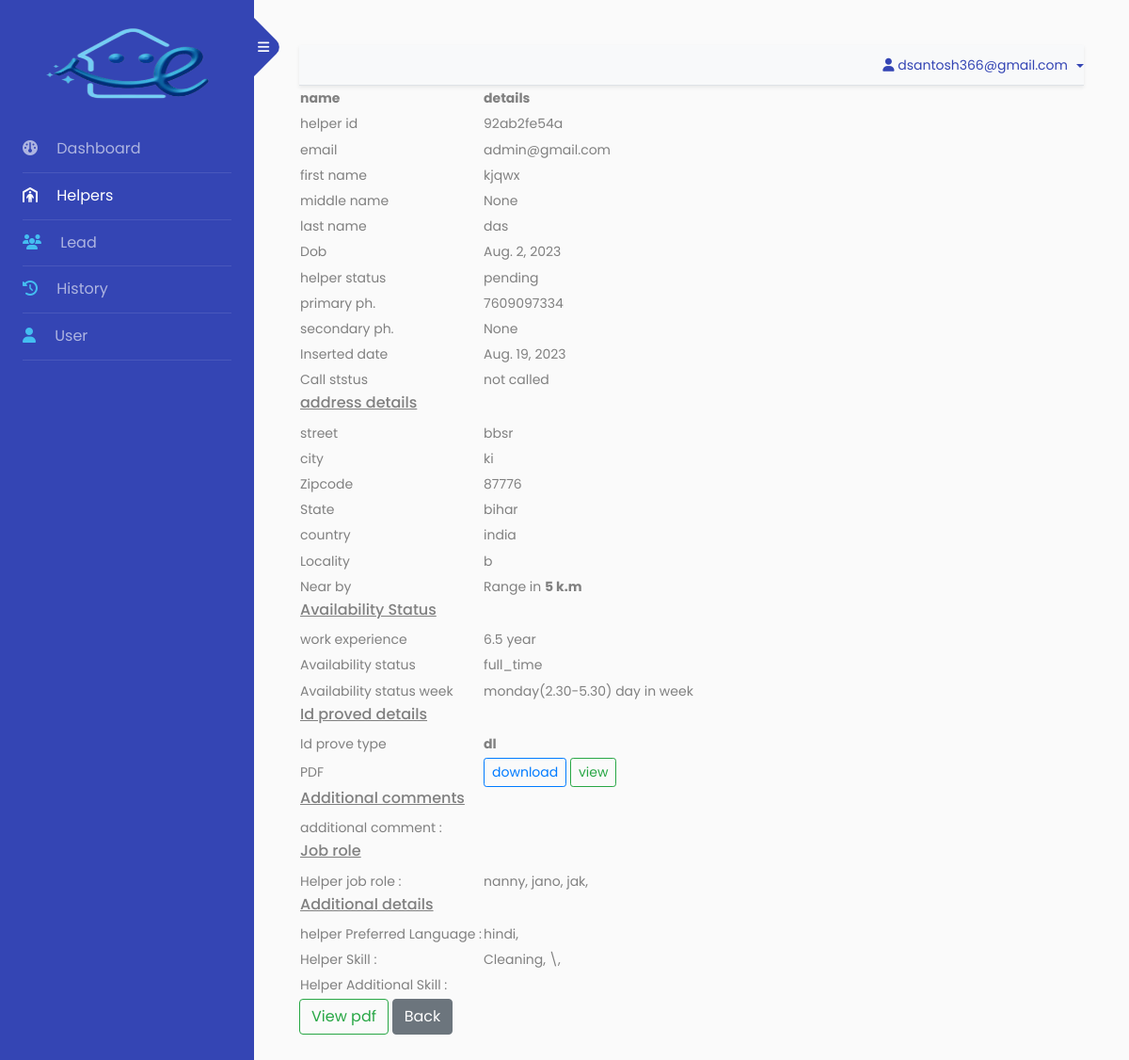
/helper_view/65 (signed in), run on an earlier commit of the app's database.
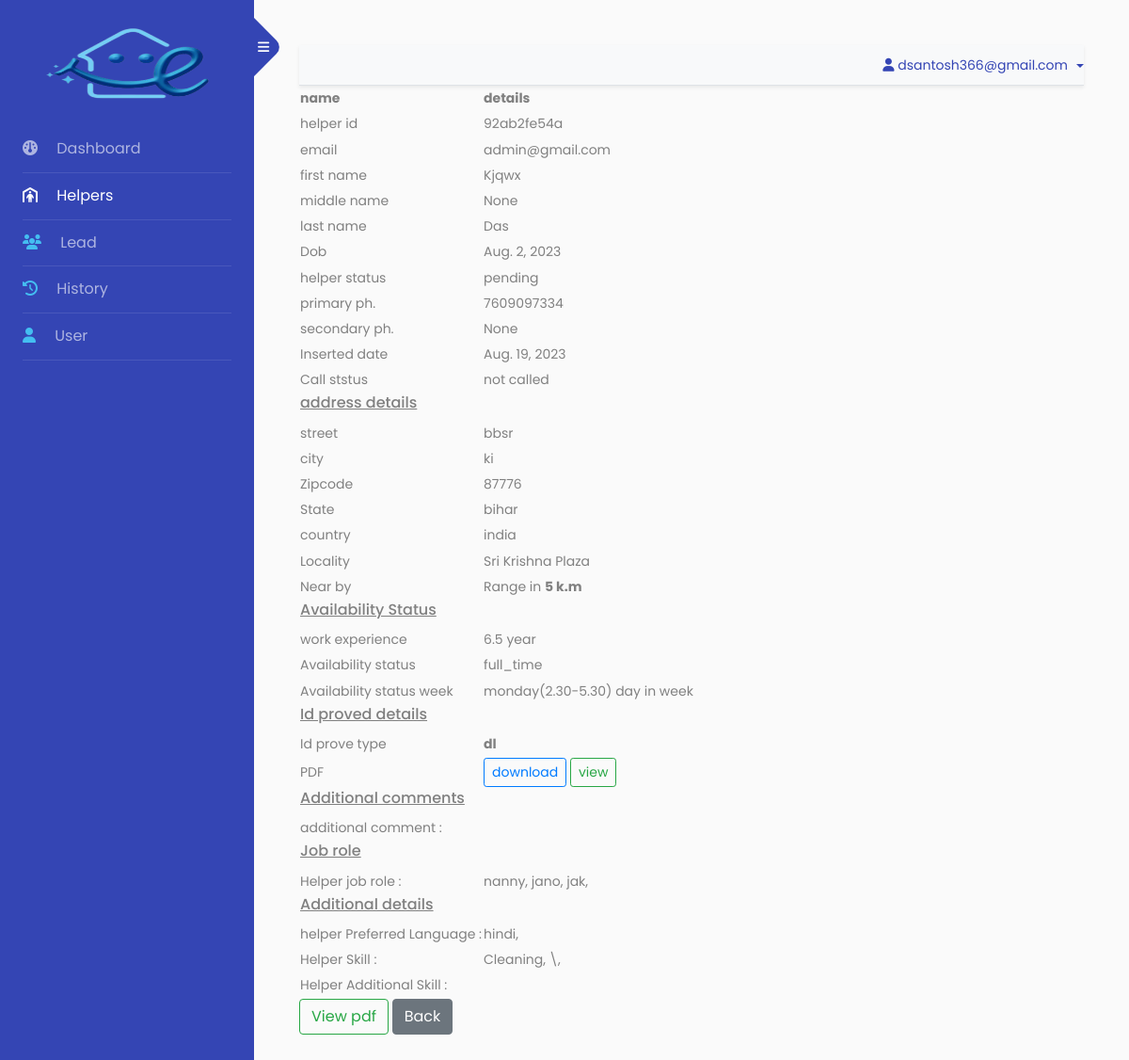
And on a later commit of the database.
### app/models.py (models this page shows, shortened)
class HelperModel(models.Model):
    helper_id = models.CharField(max_length=20,null=True,blank=True,unique=True)
    helper_status = models.CharField(max_length=50,choices=CONTACT_STATUS,default='pending')
    first_name = models.CharField(max_length=100,null=False,blank=False)
    middle_name = models.CharField(max_length=100,null=True,blank=True)
    last_name = models.CharField(max_length=100,null=False,blank=False)
    primary_phone = models.IntegerField(null=False,blank=False)
    secondary_phone = models.IntegerField(null=True,blank=True)
    email_id = models.CharField(max_length=100,null=True,blank=True,default='Name@ezyhelpers.com')
    dob = models.DateField()
    street = models.CharField(max_length=100,null=False,blank=False)
    city = models.CharField(max_length=100,null=False,blank=False)
    zipcode = models.IntegerField(null=False,blank=False)
    state = models.CharField(max_length=100,choices=STATE,null=False,blank=False)
    country = models.CharField(max_length=100,choices=COUNTRY,null=False,blank=False)
    additional_comment = models.TextField(blank=True,null=True)
    work_experience = models.CharField(max_length=30,choices=EXPERIENCE)
    availability_status_week = models.CharField(max_length=400)
    availability_status = models.CharField(max_length=60,choices=AVAILABILITY_STATUS)
    locality = models.CharField(max_length=30,choices=LOCALITY)
    near_by = models.BooleanField(default=False)
    admin_user = models.ForeignKey(User,on_delete=models.CASCADE,null=True,blank=True)
    create_date = models.DateField(auto_now_add=True)
    update_date = models.DateField(null=True,blank=True)
    id_pdf = models.FileField(upload_to='pdfs/', validators=[validate_pdf],null=True,blank=True)
    id_type = models.CharField(max_length=100,blank=True,null=True,choices=ID_TYPE)
    call_status = models.CharField(max_length=100,choices=CALL_STATUS,default=None,null=True)
    phone_valid = models.BooleanField(default=False)

class HelperJobRoleModel(models.Model):
    helper = models.ForeignKey(HelperModel,on_delete=models.CASCADE)
    job = models.CharField(max_length=100)

class HelperPreferredLanguageModel(models.Model):
    helper = models.ForeignKey(HelperModel,on_delete=models.CASCADE)
    language = models.CharField(max_length=100)

class HelperSkillSetModel(models.Model):
    helper = models.ForeignKey(HelperModel,on_delete=models.CASCADE)
    skill = models.CharField(max_length=200)

### backnd/views.py (the view)
# urls.py: path('helper_view/<id>',HelperDetailsView,name='helper_view'),
@login_required
def HelperDetailsView(request,id):
    helper = HelperModel.objects.get(id = id)
    data = {
      'helper':helper,
      'language':HelperPreferredLanguageModel.objects.filter(helper = helper),
       'skill':HelperSkillSetModel.objects.filter(helper = helper),
      'additional_skill':HelperAdditionalSkillSetModel.objects.filter(helper=helper),
      'job_role':HelperJobRoleModel.objects.filter(helper=helper),
    }
    return render(request,'helper_view.html',data)

### templates/helper_view.html (shortened to what the changed rows need)
{% extends 'index.html' %}
{% block body %}
<table>
    <thead>
        <tr>
            <th>name</th>
            <th>details</th>
        </tr>
    </thead>
    <tbody>
        <tr>
            <td>helper id</td>
            <td>{{helper.helper_id}}</td>
        </tr>
        <tr>
            <td>email</td>
            <td>{{helper.email_id}}</td>
        </tr>
        <tr>
            <td>first name</td>
            <td>{{helper.first_name}}</td>
        </tr>
        <tr>
            <td>middle name</td>
            <td>{{helper.middle_name}}</td>
        </tr>
        <tr>
            <td>last name</td>
            <td>{{helper.last_name}}</td>
        </tr>
        <tr>
            <td>Dob</td>
            <td>{{helper.dob}}</td>
        </tr>
        <tr>
            <td>helper status</td>
            <td>{{helper.helper_status}}</td>
        </tr>
        <tr>
            <td>primary ph.</td>
            <td>{{helper.primary_phone}}</td>
        </tr>
        <tr>
            <td>secondary ph.</td>
            <td>{{helper.secondary_phone}}</td>
        </tr>
        <tr>
            <td>Inserted date</td>
            <td>{{helper.create_date}}</td>
        </tr>
        <tr>
            <td>Call ststus</td>
            <td>{{helper.call_status}}</td>
        </tr>
        <tr>
            <td>street</td>
            <td>{{helper.street}}</td>
        </tr>
        <tr>
            <td>city</td>
            <td>{{helper.city}}</td>
        </tr>
        <tr>
            <td>Zipcode</td>
            <td>{{helper.zipcode}}</td>
        </tr>
        <tr>
            <td>State</td>
            <td>{{helper.state}}</td>
        </tr>
        <tr>
            <td>country</td>
            <td>{{helper.country}}</td>
        </tr>
        <tr>
            <td>Locality</td>
            <td>{{helper.locality}}</td>
        </tr>
        <tr>
            <td> work experience</td>
            <td>{{helper.work_experience}}</td>
        </tr>
        <tr>
            <td> Availability status </td>
            <td>{{helper.availability_status}}</td>
        </tr>
        <tr>
            <td> Availability status week</td>
            <td>{{helper.availability_status_week}} day in week</td>
        </tr>
       {% if helper.id_type and helper.id_pdf %}
        <tr>
            <td colspan="2">
                <h6><u>Id proved details </u></h6>
            </td>
        </tr>
        <tr>
            <td> Id prove type </td>
            <td><b>{{helper.id_type}}</b></td>
        </tr>
        <tr>
            <td> PDF</td>
            <td>
                <a href="{{helper.id_pdf.url}}" class="btn btn-outline-primary btn-sm" download>download </a>
                <a href="{{helper.id_pdf.url}}" target="_blank" class="btn btn-outline-success btn-sm">view</a>
            </td>
        </tr>
        {% endif %}
        <tr>
            <td>Helper job role : </td>
            <td>
                {% for i in job_role %}
                {{i.job}},
                {% endfor %}
            </td>
        </tr>
        <tr>
            <td> helper Preferred Language : </td>
            <td>
                {% for i in language %}
                {{i.language}},
                {% endfor %}
            </td>
        </tr>
        <tr>
            <td>Helper Skill : </td>
            <td>
                {% for i in skill %}
                {{i.skill}},
                {% endfor %}
            </td>
        </tr>
    </tbody>
</table>
{% endblock body %}

What changed in the data, as far as the page shows it:
changed HelperModel "92ab2fe54a": first_name "kjqwx" → "Kjqwx"; last_name "das" → "Das"; locality "b" → "Sri Krishna Plaza"
